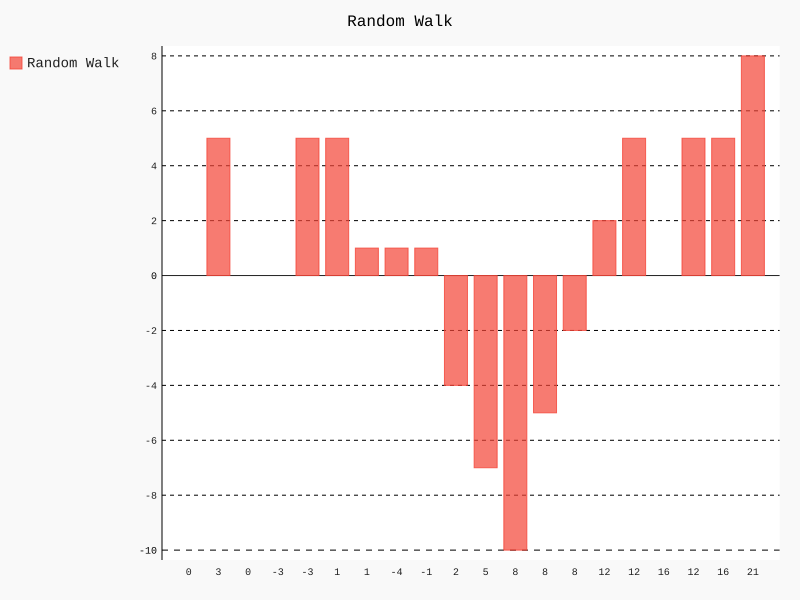

Write the Python code that produced this figure.
import pygal
from random_walk_pygal import RandomWalk

# Построение случайного блуждания
rw = RandomWalk()
rw.get_step()
rw.fill_walk()
    
hist = pygal.Bar()
    
hist.title = "Random Walk"
hist.x_labels = rw.x_values
hist.add('Random Walk', rw.y_values)
    
hist.render_to_file('rw_visual_pygal.svg')
